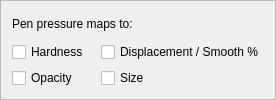
       <widget class="QFrame" name="pressure_frame">
        <property name="enabled">
         <bool>true</bool>
        </property>
        <property name="frameShape">
         <enum>QFrame::StyledPanel</enum>
        </property>
        <property name="frameShadow">
         <enum>QFrame::Raised</enum>
        </property>
        <layout class="QGridLayout">
         <item row="0" column="0" colspan="3">
          <widget class="QLabel" name="label_7">
           <property name="text">
            <string>Pen pressure maps to:</string>
           </property>
          </widget>
         </item>
         <item row="2" column="0">
          <widget class="QCheckBox" name="opacity_box">
           <property name="text">
            <string>Opacity</string>
           </property>
          </widget>
         </item>
         <item row="2" column="2">
          <widget class="QCheckBox" name="size_box">
           <property name="text">
            <string>Size</string>
           </property>
          </widget>
         </item>
         <item row="1" column="0">
          <widget class="QCheckBox" name="hardness_box">
           <property name="text">
            <string>Hardness</string>
           </property>
          </widget>
         </item>
         <item row="1" column="2">
          <widget class="QCheckBox" name="displacement_box">
           <property name="text">
            <string>Displacement / Smooth %</string>
           </property>
          </widget>
         </item>
        </layout>
       </widget>
